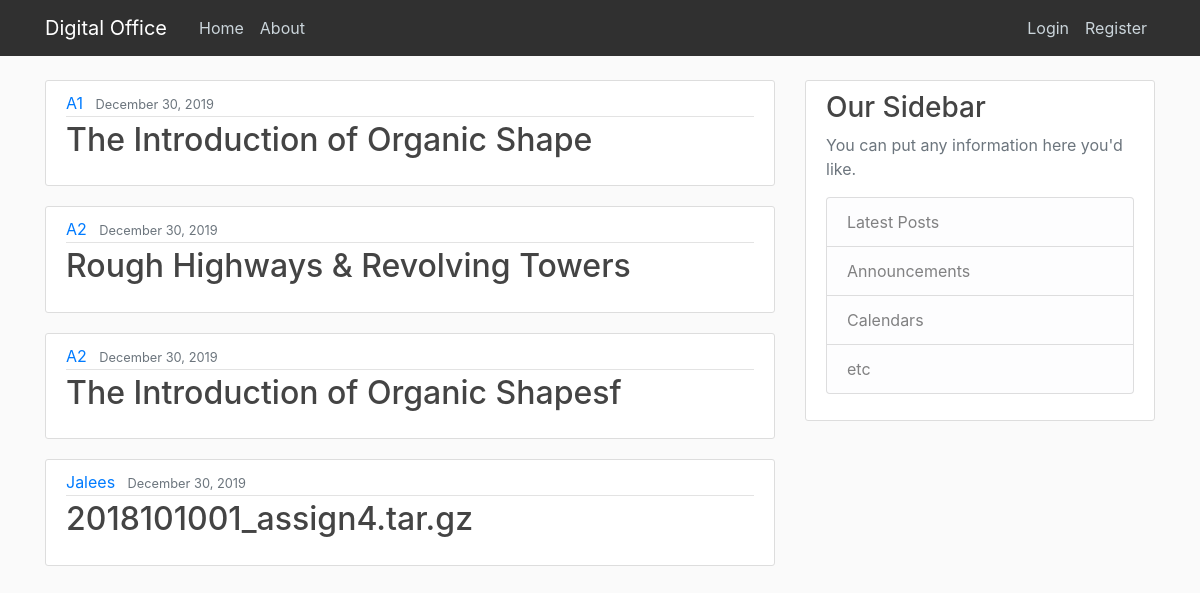
Page /blog on the committed database.
### blog/models.py (models this page shows, shortened)
class Files(models.Model):
    YEAR_IN_SCHOOL_CHOICES = [
    ('S', 'Scan'),
    ('1', 'Phase 1'),
    ('2', 'Phase 2'),
    ('3', 'Phase 3'),
    ('F', 'Final'),
]
    title=models.CharField(max_length=100)
    summary=models.TextField()
    date_posted=models.DateTimeField(auto_now_add=True)
    author=models.ForeignKey(User,on_delete=models.CASCADE)
    Roles=models.CharField(max_length=10,choices=YEAR_IN_SCHOOL_CHOICES,default='Scan')

### blog/views.py (the view)
# urls.py: path('',views.home,name='blog-home'),
def home(request):
    context={
        'Files': Files.objects.all()
    }
    return render(request,"blog/home.html",context)

### blog/templates/blog/home.html (shortened to what this page needs)
{% extends "blog/base.html" %}
{% block content %}
{% for file in Files %}
<article class="media content-section">
    <div class="media-body">
      <div class="article-metadata">
        <a class="mr-2" href="#">{{ file.author }}</a>
        <small class="text-muted">{{ file.date_posted | date:"F d, Y" }}</small>
      </div>
      <h2><a class="article-title" href="#">{{ file.title }}</a></h2>
    </div>
  </article>
{% endfor %}
{% endblock %}

### blog/static/blog/main.css (style rules this page uses)
body { background: #fafafa; color: #333333; margin-top: 5rem; }
h1, h2, h3, h4, h5, h6 { color: #444444; }
.content-section { background: #ffffff; padding: 10px 20px; border: 1px solid #dddddd; border-radius: 3px; margin-bottom: 20px; }
.article-title { color: #444444; }
.article-metadata { padding-bottom: 1px; margin-bottom: 4px; border-bottom: 1px solid #e3e3e3 }

### rows in the picture
Files: author "A1", date_posted "December 30, 2019", title "The Introduction of Organic Shape"
Files: author "A2", date_posted "December 30, 2019", title "Rough Highways & Revolving Towers"
Files: author "A2", date_posted "December 30, 2019", title "The Introduction of Organic Shapesf"
Files: author "Jalees", date_posted "December 30, 2019", title "2018101001_assign4.tar.gz"
